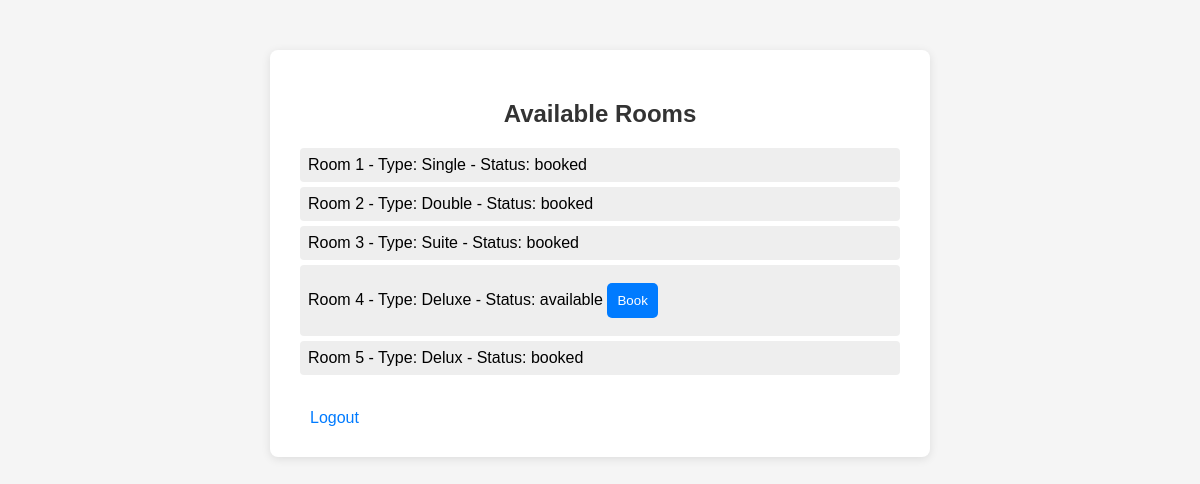
The page /dashboard (signed in) on the database as committed earlier.
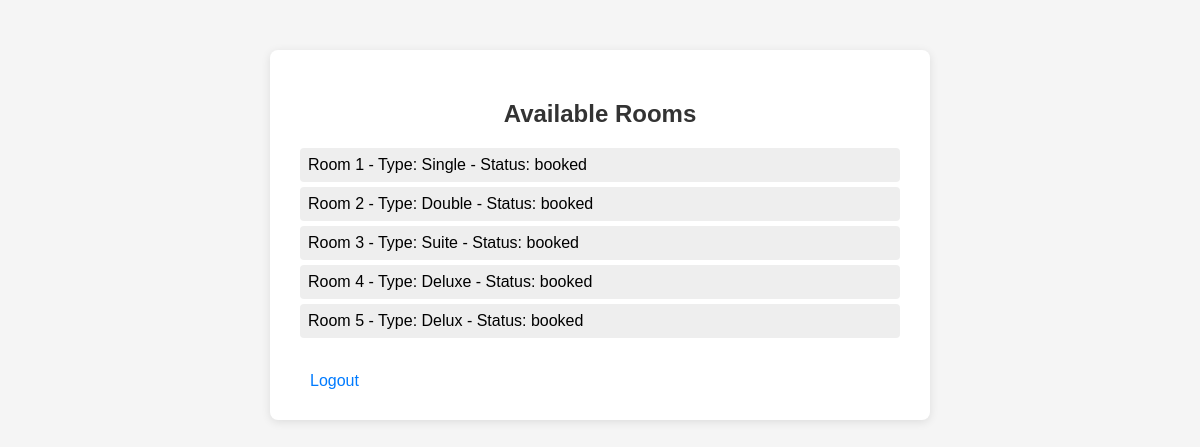
The same page on the database as committed later.
### tables this page shows
CREATE TABLE rooms (
        id INTEGER PRIMARY KEY,
        type TEXT,
        status TEXT);

### app.py (the view)
@app.route('/dashboard')
def dashboard():
    if 'user_id' not in session:
        return redirect(url_for('login'))
    con = sqlite3.connect('hotel.db')
    cur = con.cursor()
    cur.execute("SELECT * FROM rooms")
    rooms = cur.fetchall()
    con.close()
    return render_template('dashboard.html', rooms=rooms)

### templates/dashboard.html (shortened to what this page needs)
<!DOCTYPE html>
<html>
<head>
    <link rel="stylesheet" href="{{ url_for('static', filename='style.css') }}">
</head>
<body>
<div class="container">
    <h2>Available Rooms</h2>
    <ul>
        {% for room in rooms %}
            <li>
                Room {{ room[0] }} - Type: {{ room[1] }} - Status: {{ room[2] }}
                {% if room[2] == 'available' %}
                    <form method="GET" action="/book/{{ room[0] }}" style="display:inline;">
                        <button type="submit">Book</button>
                    </form>
                {% endif %}
            </li>
        {% endfor %}
    </ul>
    <br>
    <a href="/logout">Logout</a>
</div>
</body>
</html>

### static/style.css (style rules this page uses)
body { font-family: Arial, sans-serif; background: #f5f5f5; margin: 0; padding: 0; }
.container { max-width: 600px; margin: 50px auto; background: white; padding: 30px; border-radius: 8px; box-shadow: 0 2px 10px rgba(0,0,0,0.1); }
h1, h2 { text-align: center; color: #333; }
ul { list-style: none; padding: 0; }
li { padding: 8px; margin: 5px 0; background: #eee; border-radius: 4px; }
a { color: #007bff; text-decoration: none; margin: 0 10px; }

Rows that differ between the two databases and show on the page:
changed rooms "Deluxe": status "available" → "booked"; no longer shows "Book"
